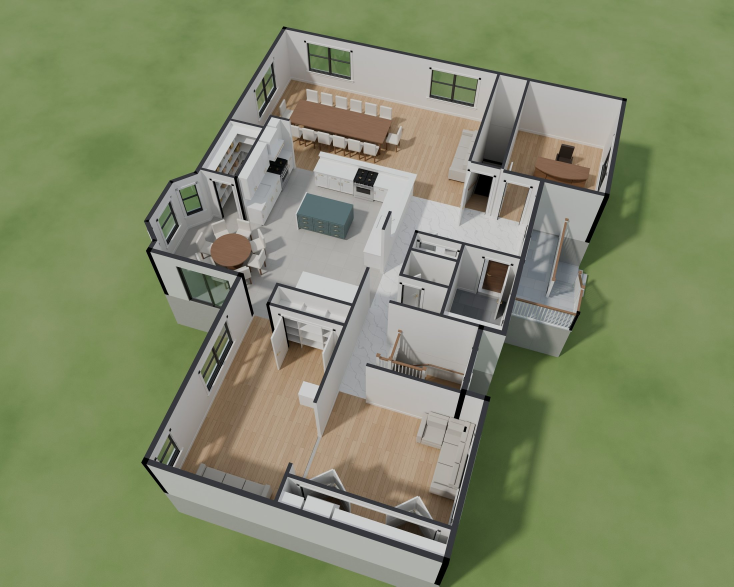
#> input picture floorplan-3d/tour/img/main.jpg, 2200 x 1760 px (shown at 1/3 size)
$ python label_top.py ../tour/img/main.jpg ../tour/img/map.jpg
#> lines starting #> are read from the running program, lines starting #| are printed output that depends on the picture
import sys
from PIL import Image, ImageDraw, ImageFont
src, dst = sys.argv[1], sys.argv[2]
im = Image.open(src).convert('RGBA')
W, H = im.size
#> W = 2200; H = 1760
ppf = H / 64.0
#> ppf = 27.5
def px(x, y):
    return (W / 2 + (x - 21.3) * ppf, H / 2 + (y - 28.9) * ppf)
he_font = ImageFont.truetype('/usr/share/fonts/truetype/dejavu/DejaVuSans-Bold.ttf', int(W * 0.0125))
en_font = ImageFont.truetype('/usr/share/fonts/truetype/dejavu/DejaVuSans.ttf', int(W * 0.0085))
labels = [
    (14.3, 13.4, 'חדר אוכל', 'DINING RM'),
    (37.6, 12.6, 'חדר עבודה', 'STUDY'),
    (13.7, 19.6, 'מטבח', 'KITCHEN'),
    (2.5, 22.0, 'מזווה', 'W.I.P.'),
    (13.8, 31.0, 'פינת אוכל', 'DINETTE'),
    (31.0, 20.6, 'מבואה', 'FOYER'),
    (38.3, 25.9, 'מרפסת מקורה', 'COVERED PORCH'),
    (33.3, 31.0, 'חדר כניסה', 'MUD RM'),
    (27.8, 30.75, 'שירותים', 'POWDER'),
    (15.6, 48.5, 'חדר משחקים', 'PLAY RM'),
    (28.3, 49.5, 'סלון', 'LIVING RM'),
    (29.2, 53.6, 'מטבחון', 'KITCHENETTE'),
    (30.1, 2.6, 'מדרגות למטה', 'DN'),
    (31.9, 37.6, 'מדרגות למטה', 'DN'),
]
ov = Image.new('RGBA', im.size, (0, 0, 0, 0))
#> ov: PIL image 2200x1760 RGBA; every value is 0
d = ImageDraw.Draw(ov)
for x, y, he, en in labels:
    cx, cy = px(x, y)
    he_v = he  # raqm handles RTL shaping
    b1 = d.textbbox((0, 0), he_v, font=he_font)
    b2 = d.textbbox((0, 0), en, font=en_font)
    w = max(b1[2] - b1[0], b2[2] - b2[0]) + int(W * 0.012)
    h = (b1[3] - b1[1]) + (b2[3] - b2[1]) + int(W * 0.011)
    d.rounded_rectangle((cx - w / 2, cy - h / 2, cx + w / 2, cy + h / 2), radius=int(W * 0.006), fill=(255, 255, 255, 215),
                        outline=(40, 40, 45, 160), width=2)
    d.text((cx - (b1[2] - b1[0]) / 2 - b1[0], cy - h / 2 + int(W * 0.004) - b1[1]), he_v, font=he_font, fill=(25, 25, 30, 255))
    d.text((cx - (b2[2] - b2[0]) / 2 - b2[0], cy + h / 2 - (b2[3] - b2[1]) - int(W * 0.004) - b2[1]), en, font=en_font,
           fill=(90, 90, 95, 255))
#> this loop made 14 passes
#> (b1, b2, w, h) on passes 1 to 12: ((0, 7, 121, 26), (0, 4, 99, 17), 147, 56), ((0, 11, 138, 28), (0, 4, 60, 17), 164, 54), ((0, 11, 73, 26), (0, 4, 78, 17), 104, 52), ((0, 11, 67, 26), (0, 4, 46, 17), 93, 52), ((0, 7, 126, 26), (0, 4, 77, 17), 152, 56), ((0, 11, 83, 26), (0, 4, 58, 17), 109, 52), ((0, 11, 183, 32), (0, 4, 156, 17), 209, 58), ((0, 11, 132, 26), (0, 4, 76, 17), 158, 52), ((0, 11, 100, 26), (0, 4, 81, 17), 126, 52), ((0, 11, 165, 32), (0, 4, 77, 17), 191, 58), ((0, 7, 53, 32), (0, 4, 94, 17), 120, 62), ((0, 11, 91, 32), (0, 4, 122, 17), 148, 58)
out = Image.alpha_composite(im, ov).convert('RGB')
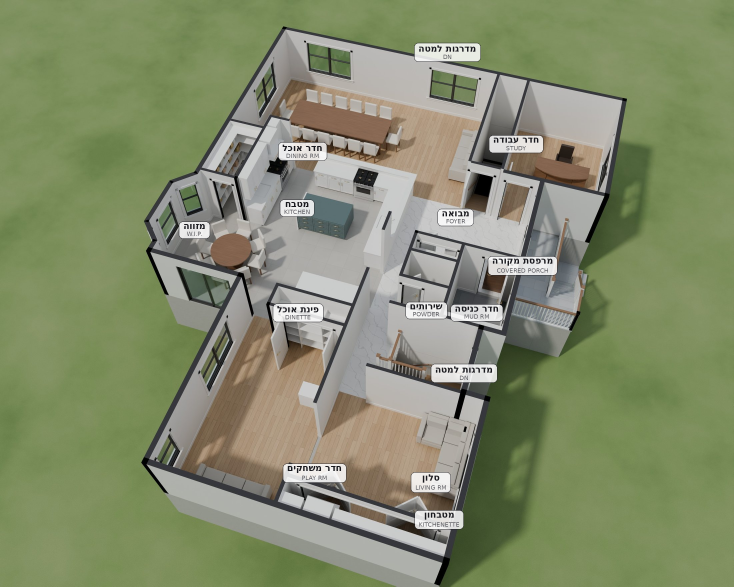
#> out: PIL image 2200x1760 RGB (shown at 1/3 size); mean R, G, B 131.9, 140.5, 108.3
out.save(dst, quality=92)
print('saved', dst, out.size)
#| saved ../tour/img/map.jpg (2200, 1760)

$ run again, on floorplan-3d/tour/img/ne.jpg
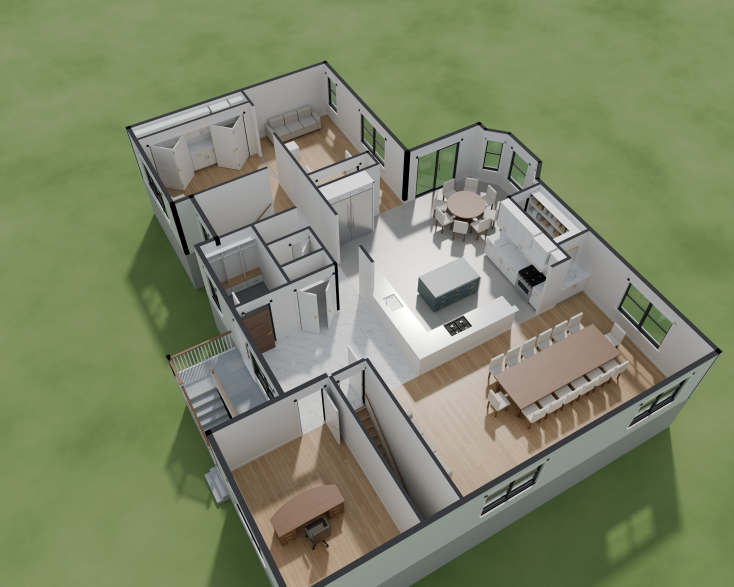
#> input picture floorplan-3d/tour/img/ne.jpg, 2200 x 1760 px (shown at 1/3 size)
#> ov: PIL image 2200x1760 RGBA; every value is 0
#> the loop `for x, y, he, en in labels:` made 14 passes
#> (b1, b2, w, h) on passes 1 to 8: ((0, 7, 121, 26), (0, 4, 99, 17), 147, 56), ((0, 11, 138, 28), (0, 4, 60, 17), 164, 54), ((0, 11, 73, 26), (0, 4, 78, 17), 104, 52), ((0, 11, 67, 26), (0, 4, 46, 17), 93, 52), ((0, 7, 126, 26), (0, 4, 77, 17), 152, 56), ((0, 11, 83, 26), (0, 4, 58, 17), 109, 52), ((0, 11, 183, 32), (0, 4, 156, 17), 209, 58), ((0, 11, 132, 26), (0, 4, 76, 17), 158, 52)
#> `out = Image.alpha_composite(im, ov).convert('RGB')`:
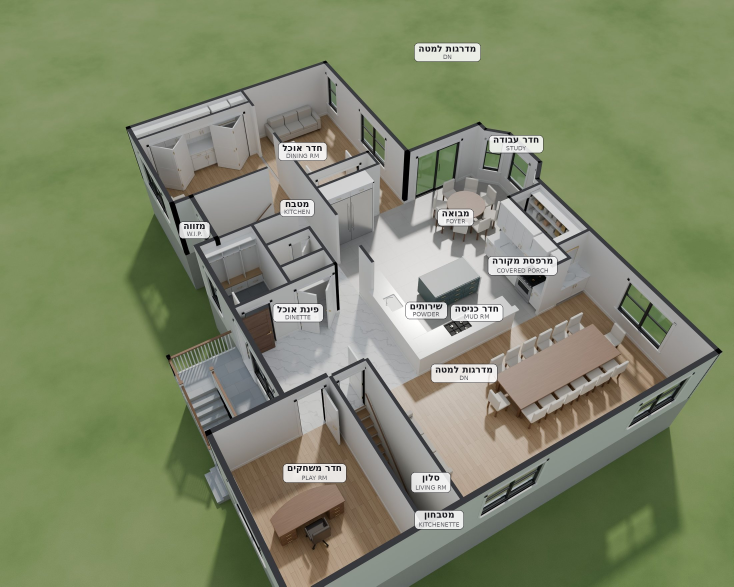
#> out: PIL image 2200x1760 RGB (shown at 1/3 size); mean R, G, B 127.8, 136.2, 106.7
#| saved ../tour/img/ne.jpg (2200, 1760)
